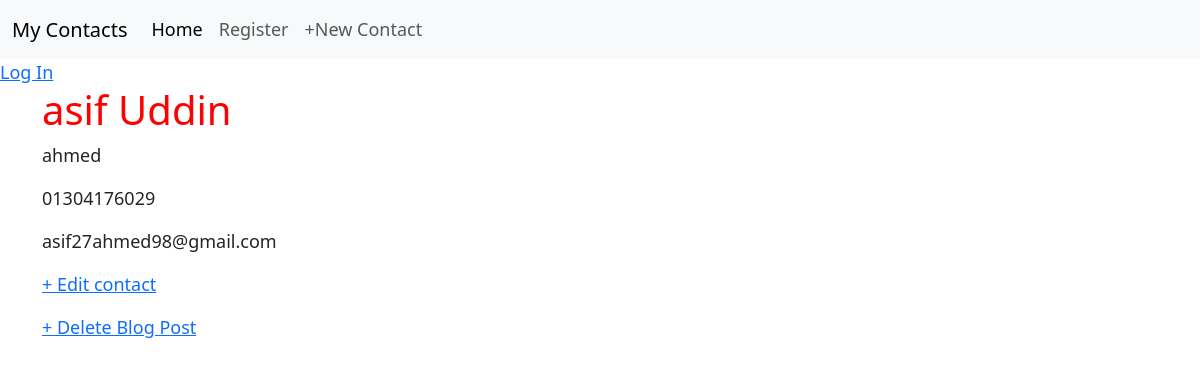
The app's page /contacts/1 with its own data.
### contacts/models.py (models this page shows, shortened)
class Contacts(models.Model):
    first_name = models.CharField(max_length=50)
    last_name = models.CharField(max_length=50, blank = True)
    phone_number = models.CharField(max_length = 11)
    email = models.EmailField(blank=True)
    author = models.ForeignKey(
        'auth.User',
        on_delete=models.CASCADE,
        )

### contacts/views.py (the view)
# urls.py: path('contacts/<int:pk>',ContactDetailView.as_view(),name='contact_detail'),
class ContactDetailView(DetailView):
    model = Contacts
    template_name = 'contacts/contact_detail.html'
    context_object_name = 'contacts'

### contacts/templates/contacts/contact_detail.html
{% extends 'contacts/base.html' %}
{% block content %}
    <div class="container">
        <h1>{{ contacts.first_name }}</h1>
        <p>{{ contacts.last_name }}</p>
        <p>{{ contacts.phone_number}}</p>
        <p>{{ contacts.email }}</p>
        <p><a href="{% url 'contact_edit' contacts.pk %}">+ Edit contact</a></p>
        <p><a href="{% url 'contact_delete' contacts.pk %}">+ Delete Blog Post</a></p>
    </div>
{% endblock content %}

### contacts/static/contacts/base.css (style rules this page uses)
h1 { color: red; }
body { font-size: 18px; }

### records on screen
Contacts: first_name "asif Uddin", last_name "ahmed", phone_number "01304176029", email "asif27ahmed98@gmail.com"
